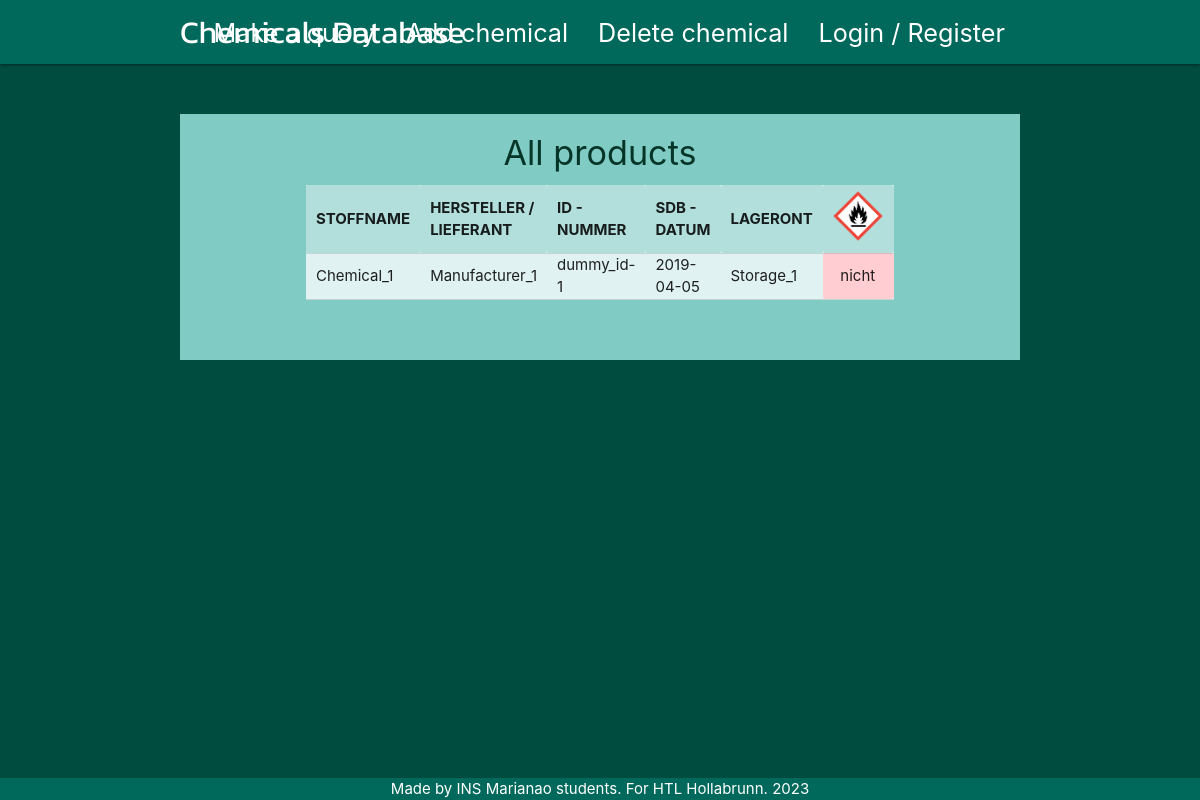
The page / on the database its author committed.
### tables this page shows
CREATE TABLE `chemicals` (
  `ID_NEW` int(11) NOT NULL,
  `CHEMICAL_NAME` varchar(100) NOT NULL,
  `MANUFACTURER_ID` int(38) NOT NULL,
  `STORAGE_ID` int(38) NOT NULL
);

CREATE TABLE `manufacturer` (
  `MANUFACTURER_ID` int(11) NOT NULL,
  `MANUFACTURER_NAME` varchar(50) NOT NULL,
  `LINK` varchar(255) DEFAULT NULL,
  `LINK_2` varchar(255) DEFAULT NULL
);

CREATE TABLE `internal_ids` (
  `ID_NEW` int(38) NOT NULL,
  `ID_OLD` varchar(100) DEFAULT NULL
);

CREATE TABLE `sdb` (
  `CHEMICAL_ID` int(38) NOT NULL,
  `DATE` date DEFAULT NULL,
  `LINK` varchar(255) DEFAULT NULL
);

CREATE TABLE `storage` (
  `STORAGE_ID` int(11) NOT NULL,
  `STORAGE_NAME` varchar(100) NOT NULL
);

CREATE TABLE `dangers` (
  `CHEMICAL_ID` int(11) NOT NULL,
  `FLAME` enum('nicht','ach','gef','enfällt') DEFAULT NULL,
  `FLAME_OVER_CIRCLE` enum('nicht','ach','gef','enfällt') DEFAULT NULL,
  `CORROSION` enum('nicht','ach','gef','enfällt') DEFAULT NULL,
  `GAS_CYLINDER` enum('nicht','ach','gef','enfällt') DEFAULT NULL,
  `SKULL_AND_CROSSBONES` enum('nicht','ach','gef','enfällt') DEFAULT NULL,
  `EXCLAMATION_MARK` enum('nicht','ach','gef','enfällt') DEFAULT NULL,
  `HEALTH_HAZARD` enum('nicht','ach','gef','enfällt') DEFAULT NULL,
  `ENVIRONMENT` enum('nicht','ach','gef','enfällt') DEFAULT NULL
);

### index.php (the view, shortened to what this page needs)
<?php
    include("templates/db_conn.php");
    $query = "SELECT CHEMICAL_NAME AS 'STOFFNAME', MANUFACTURER_NAME AS 'HERSTELLER / LIEFERANT', i.ID_OLD AS 'ID - NUMMER', DATE AS 'SDB - DATUM', STORAGE_NAME AS 'LAGERONT',
                FLAME, FLAME_OVER_CIRCLE, CORROSION, GAS_CYLINDER, SKULL_AND_CROSSBONES, EXCLAMATION_MARK, HEALTH_HAZARD, ENVIRONMENT, s.LINK AS 'SDB - LINK'
                FROM chemicals c JOIN manufacturer m
                ON c.MANUFACTURER_ID = m.MANUFACTURER_ID
                JOIN internal_ids i
                ON c.ID_NEW = i.ID_NEW
                JOIN sdb s
                ON c.ID_NEW = s.CHEMICAL_ID
                JOIN storage st
                ON c.STORAGE_ID = st.STORAGE_ID
                JOIN dangers d
                ON c.ID_NEW = d.CHEMICAL_ID
                ORDER BY c.ID_NEW";
    $result = mysqli_query($conn, $query);
?>
<!DOCTYPE html>
<html lang="en">
    <?php include("templates/header.php"); ?>
    <section class="container teal lighten-3">
        <h4 class="center">All products</h4>
        <div class="container teal lighten-5">
            <div class="table-wrapper">
                <?php
                    if(mysqli_num_rows($result) > 0) {
                        echo "<table>";
                        $columns = array();
                        while($row = mysqli_fetch_assoc($result)) {
                            foreach($row as $columna => $value) {
                                $columns[] = $columna;
                            }
                            break;
                        }
                        echo "<thead class='sticky-header'><tr>";
                        $firstColumn = true;
                        foreach($columns as $columna) {
                            if ($columna === 'STOFFNAME') {
                                if ($firstColumn) {
                                    echo "<th class='sticky-column-header'>$columna</th>";
                                    $firstColumn = false;
                                } else {
                                    echo "<th>$columna</th>";
                                }
                            } else if (in_array($columna, ['FLAME', 'FLAME_OVER_CIRCLE', 'CORROSION', 'GAS_CYLINDER', 'SKULL_AND_CROSSBONES', 'EXCLAMATION_MARK', 'HEALTH_HAZARD', 'ENVIRONMENT'])) {
                                echo "<th><img src='danger_img/$columna.png' alt='$columna' class='image'/></th>";
                            } else {
                                echo "<th>$columna</th>";
                            }
                        }
                        echo "</tr></thead>";
                        echo "<tbody>";
                        mysqli_data_seek($result, 0);
                        while($row = mysqli_fetch_assoc($result)) {
                            echo "<tr>";
                            foreach($row as $columna => $value) {
                                if ($columna === 'STOFFNAME') {
                                    echo "<td class='sticky-column'>$value</td>";
                                } else if(in_array($columna, ['FLAME', 'FLAME_OVER_CIRCLE', 'CORROSION', 'GAS_CYLINDER', 'SKULL_AND_CROSSBONES', 'EXCLAMATION_MARK', 'HEALTH_HAZARD', 'ENVIRONMENT'])) {
                                    $bgClass = '';
                                    switch ($value) {
                                        case 'nicht':
                                            $bgClass = 'red-bg';
                                            break;
                                        case 'gef':
                                            $bgClass = 'green-bg';
                                            break;
                                    }
                                    echo "<td class='centered-text table-cell $bgClass'>$value</td>";
                                } else {
                                echo "<td>$value</td>";
                                }
                            }
                            echo "</tr>";
                        }
                        echo "</tbody></table>";
                    } else {
                        echo "0 results";
                    }
                ?>
            </div>
        </div>
    </section>
    <?php include("templates/footer.php"); ?>
</html>

### templates/header.php (shortened to what this page needs)
<head>
    <link rel="stylesheet" href="https://cdnjs.cloudflare.com/ajax/libs/materialize/1.0.0/css/materialize.min.css">
    <link rel="stylesheet" href="templates/styles.css">
</head>
<body class="teal darken-4">
    <nav class="nav-wrapper teal darken-3">
        <div class="container">
            <a href="index.php" class="brand-logo title-text flow-text">Chemicals Database</a>
            <ul id="nav-mobile" class="right hide-on-med-and-down">
                <li><a href="queries.php" class="flow-text waves-effect waves-dark">Make a query</a></li>
                <li><a href="add.php" class="flow-text waves-effect waves-dark">Add chemical</a></li>
                <li><a href="delete.php" class="flow-text waves-effect waves-dark">Delete chemical</a></li>
                <?php
                    if (isset($_SESSION["username"])) {
                        ?>
                            <li><a href="logout.php" class="flow-text waves-effect waves-dark">Log out</a></li>
                        <?php
                    } else {
                        ?>
                            <li><a href="login.php" class="flow-text waves-effect waves-dark">Login / Register</a></li>
                        <?php
                    }
                ?>
            </ul>
        </div>
    </nav>

### templates/footer.php (shortened to what this page needs)
    <footer>
        <div class="center teal darken-3 white-text">Made by INS Marianao students. For HTL Hollabrunn. 2023</div>
    </footer>
</body>

### templates/styles.css (style rules this page uses)
.title-text { font-family: 'Kanit'; }
footer { position: fixed; left: 0; bottom: 0; width: 100%; margin-top: 50px; }
section { margin-top: 50px !important; margin-bottom:50px !important; padding-bottom: 10px; }
h4 { padding-top: 20px; color:rgb(5, 53, 38); }
.table-wrapper { max-height: 530px; overflow: auto; margin-bottom: 50px; }
.sticky-header { position: sticky; top: 0; background-color: #b2dfdb; z-index: 2; }
.sticky-column { position: sticky; left: 0; background-color: #e0f2f1; z-index: 1; }
.sticky-column-header { position: sticky; left: 0; top: 0; background-color: #b2dfdb; z-index: 1; }
.image { width: 50px; }
.centered-text { text-align: center; }
th, td { padding: 0px 10px; }
.red-bg { background-color: #ffcdd2; }

### rows shown on the page
chemicals: CHEMICAL_NAME "Chemical_1", MANUFACTURER_ID.MANUFACTURER_NAME "Manufacturer_1", internal_ids.ID_OLD "dummy_id-1", sdb.DATE "2019-04-05", STORAGE_ID.STORAGE_NAME "Storage_1", dangers.FLAME "nicht"

### other values the page prints
$columna "STOFFNAME"
$columna "HERSTELLER / LIEFERANT"
$columna "ID - NUMMER"
$columna "SDB - DATUM"
$columna "LAGERONT"
